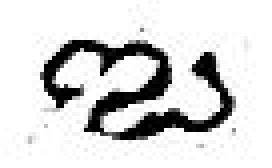
#> input picture tamil_heritage_ai/Model-Creation/data/train/ai/32.JPG, 68 x 42 px (shown 4 times larger)
$ python -i image_preprocessing.py   (imports and definitions only)
#> lines starting #> are read from the running program, lines starting #| are printed output that depends on the picture; after the words box and inside, x2 and y2 are one past the last pixel; in counts of white or black regions, pixels touching at a corner belong together
#> in preprocess_image, image is the input picture: shape (42, 68, 3); min 0, max 255, mean 215.2
import cv2
import numpy as np
from scipy.ndimage import interpolation as inter
import os

def correct_skew(image, delta=1, limit=5):
#> called with delta = 1, limit = 5
    def determine_score(arr, angle):
        data = inter.rotate(arr, angle, reshape=False, order=0)
        histogram = np.sum(data, axis=1)
        score = np.sum((histogram[1:] - histogram[:-1]) ** 2)
        return histogram, score

    gray = cv2.cvtColor(image, cv2.COLOR_BGR2GRAY)
    thresh = cv2.threshold(gray, 0, 255, cv2.THRESH_BINARY_INV + cv2.THRESH_OTSU)[1]
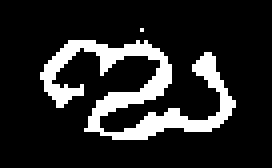
#> thresh: shape (42, 68) (shown 4 times larger); 15.3% white; 2 white regions (1 under 20 px), largest, box (x1, y1, x2, y2) and area: (10, 10, 59, 35) 436

    scores = []
    angles = np.arange(-limit, limit + delta, delta)
    for angle in angles:
        histogram, score = determine_score(thresh, angle)
        scores.append(score)
#> this loop made 11 passes
#> score on passes 1 to 11: 46687950, 34333200, 35633700, 36153900, 37584450, 37584450, 37584450, 46167750, 59172750, 57872250, 56701800
#> pass 1, in determine_score, `data = inter.rotate(arr, angle, reshape=False, order=0)`:
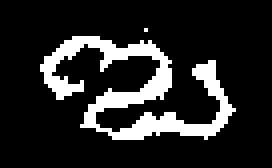
#> data: shape (42, 68) (shown 4 times larger); 15.2% white; 2 white regions (1 under 20 px), largest, box (x1, y1, x2, y2) and area: (10, 9, 59, 35) 434
#> after the loop, scores = [46687950, 34333200, 35633700, 36153900, 37584450, 37584450, 37584450, 46167750, 59172750, 57872250, 56701800]

    best_angle = angles[scores.index(max(scores))]
#> best_angle = 3

    (h, w) = image.shape[:2]
#> h = 42; w = 68
    center = (w // 2, h // 2)
#> center = (34, 21)
    M = cv2.getRotationMatrix2D(center, best_angle, 1.0)
#> M = [[0.999, 0.0523, -1.05], [-0.0523, 0.999, 1.81]]
    rotated = cv2.warpAffine(image, M, (w, h), flags=cv2.INTER_CUBIC, borderMode=cv2.BORDER_REPLICATE)
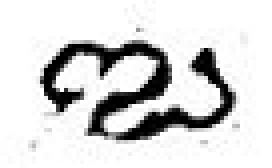
#> rotated: shape (42, 68, 3) (shown 4 times larger); min 0, max 255, mean 215.1

    return best_angle, rotated

def preprocess_image(image_path_or_image):
    """
    Performs complete preprocessing (skew correction, line removal, denoising, adaptive thresholding).
    Returns the binarized image.
    """
    if isinstance(image_path_or_image, str):
        image = cv2.imread(image_path_or_image)
        if image is None:
            raise FileNotFoundError(f"Could not read image from {image_path_or_image}")
    else:
        image = image_path_or_image

    # Correct skew
    angle, rotated = correct_skew(image)
#> angle = 3

    gray = cv2.cvtColor(rotated, cv2.COLOR_BGR2GRAY)
    thresh = cv2.threshold(gray, 0, 255, cv2.THRESH_BINARY_INV + cv2.THRESH_OTSU)[1]
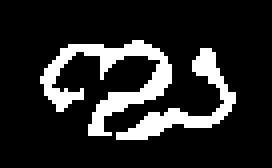
#> thresh: shape (42, 68) (shown 4 times larger); 15.3% white; 2 white regions, box (x1, y1, x2, y2) and area: (10, 10, 43, 34) 270, (29, 12, 59, 35) 168

    # Remove horizontal lines
    horizontal_kernel = cv2.getStructuringElement(cv2.MORPH_RECT, (40, 1))
    remove_horizontal = cv2.morphologyEx(thresh, cv2.MORPH_OPEN, horizontal_kernel, iterations=2)
#> remove_horizontal: shape (42, 68); every value is 0
    cnts = cv2.findContours(remove_horizontal, cv2.RETR_EXTERNAL, cv2.CHAIN_APPROX_SIMPLE)
#> cnts = 0 contours
    cnts = cnts[0] if len(cnts) == 2 else cnts[1]
#> cnts = []
    for c in cnts:
        cv2.drawContours(rotated, [c], -1, (255, 255, 255), 5)
#> this loop made 0 passes

    # Remove vertical lines
    vertical_kernel = cv2.getStructuringElement(cv2.MORPH_RECT, (1, 40))
#> vertical_kernel = 40 values from 1 to 1
    remove_vertical = cv2.morphologyEx(thresh, cv2.MORPH_OPEN, vertical_kernel, iterations=2)
    cnts = cv2.findContours(remove_vertical, cv2.RETR_EXTERNAL, cv2.CHAIN_APPROX_SIMPLE)
#> cnts = 0 contours
    cnts = cnts[0] if len(cnts) == 2 else cnts[1]
#> cnts = []
    for c in cnts:
        cv2.drawContours(rotated, [c], -1, (255, 255, 255), 5)

    # Refresh gray after drawing contours
    gray = cv2.cvtColor(rotated, cv2.COLOR_BGR2GRAY)

    # Median filter for Salt and pepper/impulse noise
    filter1 = cv2.medianBlur(gray, 5)
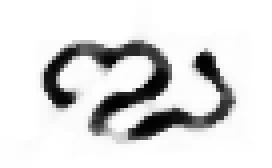
#> filter1: shape (42, 68) (shown 4 times larger); min 1, max 255, mean 220

    # Gaussian blur to smoothen out the image edges
    filter2 = cv2.GaussianBlur(filter1, (5, 5), 0)
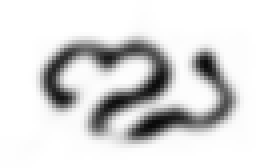
#> filter2: shape (42, 68) (shown 4 times larger); min 9, max 255, mean 220

    # Non-localized means for final denoising
    dst = cv2.fastNlMeansDenoising(filter2, None, 17, 9, 17)

    # Binarize image using adaptive thresholding
    th1 = cv2.adaptiveThreshold(dst, 255, cv2.ADAPTIVE_THRESH_GAUSSIAN_C, cv2.THRESH_BINARY, 11, 2)
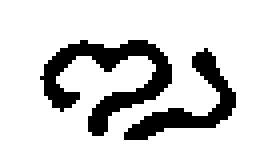
#> th1: shape (42, 68) (shown 4 times larger); 83.4% white; 2 black regions, box (x1, y1, x2, y2) and area: (10, 10, 43, 34) 296, (31, 12, 59, 35) 179

    return th1

# [5 lines not run here, left out]

>>> result = preprocess_image('data/train/ai/32.JPG')
